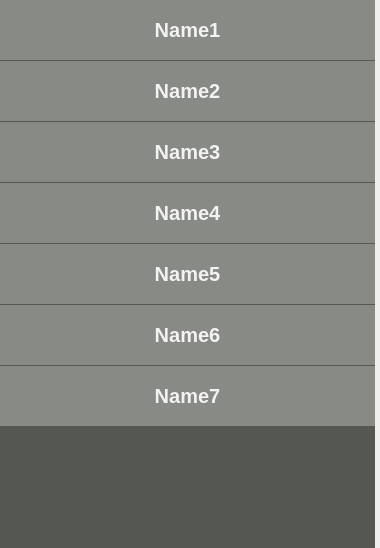
         <widget class="QWidget" name="scrollAreaWidgetContents">
          <property name="geometry">
           <rect>
            <x>0</x>
            <y>0</y>
            <width>380</width>
            <height>548</height>
           </rect>
          </property>
          <property name="minimumSize">
           <size>
            <width>380</width>
            <height>0</height>
           </size>
          </property>
          <property name="maximumSize">
           <size>
            <width>380</width>
            <height>16777215</height>
           </size>
          </property>
          <widget class="QWidget" name="user_container" native="true">
           <property name="geometry">
            <rect>
             <x>0</x>
             <y>0</y>
             <width>375</width>
             <height>550</height>
            </rect>
           </property>
           <property name="sizePolicy">
            <sizepolicy hsizetype="Expanding" vsizetype="Expanding">
             <horstretch>0</horstretch>
             <verstretch>0</verstretch>
            </sizepolicy>
           </property>
           <property name="minimumSize">
            <size>
             <width>375</width>
             <height>550</height>
            </size>
           </property>
           <property name="maximumSize">
            <size>
             <width>375</width>
             <height>10000</height>
            </size>
           </property>
           <property name="styleSheet">
            <string notr="true">background-color: rgb(85, 87, 83)</string>
           </property>
           <layout class="QVBoxLayout" name="user_layout">
            <property name="spacing">
             <number>1</number>
            </property>
            <property name="leftMargin">
             <number>0</number>
            </property>
            <property name="topMargin">
             <number>0</number>
            </property>
            <property name="rightMargin">
             <number>0</number>
            </property>
            <property name="bottomMargin">
             <number>0</number>
            </property>
            <item>
             <widget class="QWidget" name="Item_1" native="true">
              <property name="sizePolicy">
               <sizepolicy hsizetype="Fixed" vsizetype="Fixed">
                <horstretch>0</horstretch>
                <verstretch>0</verstretch>
               </sizepolicy>
              </property>
              <property name="minimumSize">
               <size>
                <width>375</width>
                <height>60</height>
               </size>
              </property>
              <property name="maximumSize">
               <size>
                <width>375</width>
                <height>60</height>
               </size>
              </property>
              <property name="styleSheet">
               <string notr="true">background-color: rgb(136, 138, 133);</string>
              </property>
              <widget class="QPushButton" name="user_button_1">
               <property name="geometry">
                <rect>
                 <x>0</x>
                 <y>0</y>
                 <width>375</width>
                 <height>60</height>
                </rect>
               </property>
               <property name="sizePolicy">
                <sizepolicy hsizetype="Fixed" vsizetype="Expanding">
                 <horstretch>40</horstretch>
                 <verstretch>40</verstretch>
                </sizepolicy>
               </property>
               <property name="minimumSize">
                <size>
                 <width>375</width>
                 <height>60</height>
                </size>
               </property>
               <property name="maximumSize">
                <size>
                 <width>375</width>
                 <height>60</height>
                </size>
               </property>
               <property name="font">
                <font>
                 <pointsize>15</pointsize>
                 <bold>true</bold>
                </font>
               </property>
               <property name="styleSheet">
                <string notr="true">color: rgb(243, 243, 243);</string>
               </property>
               <property name="text">
                <string>Name1</string>
               </property>
               <property name="iconSize">
                <size>
                 <width>32</width>
                 <height>32</height>
                </size>
               </property>
               <property name="flat">
                <bool>true</bool>
               </property>
              </widget>
              <widget class="QPushButton" name="user_icon_1">
               <property name="enabled">
                <bool>true</bool>
               </property>
               <property name="geometry">
                <rect>
                 <x>11</x>
                 <y>5</y>
                 <width>50</width>
                 <height>50</height>
                </rect>
               </property>
               <property name="sizePolicy">
                <sizepolicy hsizetype="Fixed" vsizetype="Expanding">
                 <horstretch>40</horstretch>
                 <verstretch>40</verstretch>
                </sizepolicy>
               </property>
               <property name="minimumSize">
                <size>
                 <width>50</width>
                 <height>50</height>
                </size>
               </property>
               <property name="maximumSize">
                <size>
                 <width>50</width>
                 <height>50</height>
                </size>
               </property>
               <property name="text">
                <string/>
               </property>
               <property name="icon">
                <iconset>
                 <normaloff>images/group.png</normaloff>images/group.png</iconset>
               </property>
               <property name="iconSize">
                <size>
                 <width>32</width>
                 <height>32</height>
                </size>
               </property>
               <property name="flat">
                <bool>true</bool>
               </property>
              </widget>
             </widget>
            </item>
            <item>
             <widget class="QWidget" name="Item_2" native="true">
              <property name="sizePolicy">
               <sizepolicy hsizetype="Fixed" vsizetype="Fixed">
                <horstretch>0</horstretch>
                <verstretch>0</verstretch>
               </sizepolicy>
              </property>
              <property name="minimumSize">
               <size>
                <width>375</width>
                <height>60</height>
               </size>
              </property>
              <property name="maximumSize">
               <size>
                <width>375</width>
                <height>60</height>
               </size>
              </property>
              <property name="styleSheet">
               <string notr="true">background-color: rgb(136, 138, 133);</string>
              </property>
              <widget class="QPushButton" name="user_button_2">
               <property name="geometry">
                <rect>
                 <x>0</x>
                 <y>0</y>
                 <width>375</width>
                 <height>60</height>
                </rect>
               </property>
               <property name="sizePolicy">
                <sizepolicy hsizetype="Fixed" vsizetype="Expanding">
                 <horstretch>40</horstretch>
                 <verstretch>40</verstretch>
                </sizepolicy>
               </property>
               <property name="minimumSize">
                <size>
                 <width>375</width>
                 <height>60</height>
                </size>
               </property>
               <property name="maximumSize">
                <size>
                 <width>375</width>
                 <height>60</height>
                </size>
               </property>
               <property name="font">
                <font>
                 <pointsize>15</pointsize>
                 <bold>true</bold>
                </font>
               </property>
               <property name="styleSheet">
                <string notr="true">color: rgb(243, 243, 243);</string>
               </property>
               <property name="text">
                <string>Name2</string>
               </property>
               <property name="iconSize">
                <size>
                 <width>32</width>
                 <height>32</height>
                </size>
               </property>
               <property name="flat">
                <bool>true</bool>
               </property>
              </widget>
              <widget class="QPushButton" name="user_icon_2">
               <property name="enabled">
                <bool>true</bool>
               </property>
               <property name="geometry">
                <rect>
                 <x>11</x>
                 <y>5</y>
                 <width>50</width>
                 <height>50</height>
                </rect>
               </property>
               <property name="sizePolicy">
                <sizepolicy hsizetype="Fixed" vsizetype="Expanding">
                 <horstretch>40</horstretch>
                 <verstretch>40</verstretch>
                </sizepolicy>
               </property>
               <property name="minimumSize">
                <size>
                 <width>50</width>
                 <height>50</height>
                </size>
               </property>
               <property name="maximumSize">
                <size>
                 <width>50</width>
                 <height>50</height>
                </size>
               </property>
               <property name="text">
                <string/>
               </property>
               <property name="icon">
                <iconset>
                 <normaloff>images/group.png</normaloff>images/group.png</iconset>
               </property>
               <property name="iconSize">
                <size>
                 <width>32</width>
                 <height>32</height>
                </size>
               </property>
               <property name="flat">
                <bool>true</bool>
               </property>
              </widget>
             </widget>
            </item>
            <item>
             <widget class="QWidget" name="Item_3" native="true">
              <property name="sizePolicy">
               <sizepolicy hsizetype="Fixed" vsizetype="Fixed">
                <horstretch>0</horstretch>
                <verstretch>0</verstretch>
               </sizepolicy>
              </property>
              <property name="minimumSize">
               <size>
                <width>375</width>
                <height>60</height>
               </size>
              </property>
              <property name="maximumSize">
               <size>
                <width>375</width>
                <height>60</height>
               </size>
              </property>
              <property name="styleSheet">
               <string notr="true">background-color: rgb(136, 138, 133);</string>
              </property>
              <widget class="QPushButton" name="user_button_3">
               <property name="geometry">
                <rect>
                 <x>0</x>
                 <y>0</y>
                 <width>375</width>
                 <height>60</height>
                </rect>
               </property>
               <property name="sizePolicy">
                <sizepolicy hsizetype="Fixed" vsizetype="Expanding">
                 <horstretch>40</horstretch>
                 <verstretch>40</verstretch>
                </sizepolicy>
               </property>
               <property name="minimumSize">
                <size>
                 <width>375</width>
                 <height>60</height>
                </size>
               </property>
               <property name="maximumSize">
                <size>
                 <width>375</width>
                 <height>60</height>
                </size>
               </property>
               <property name="font">
                <font>
                 <pointsize>15</pointsize>
                 <bold>true</bold>
                </font>
               </property>
               <property name="styleSheet">
                <string notr="true">color: rgb(243, 243, 243);</string>
               </property>
               <property name="text">
                <string>Name3</string>
               </property>
               <property name="iconSize">
                <size>
                 <width>32</width>
                 <height>32</height>
                </size>
               </property>
               <property name="flat">
                <bool>true</bool>
               </property>
              </widget>
              <widget class="QPushButton" name="user_icon_3">
               <property name="enabled">
                <bool>true</bool>
               </property>
               <property name="geometry">
                <rect>
                 <x>11</x>
                 <y>5</y>
                 <width>50</width>
                 <height>50</height>
                </rect>
               </property>
               <property name="sizePolicy">
                <sizepolicy hsizetype="Fixed" vsizetype="Expanding">
                 <horstretch>40</horstretch>
                 <verstretch>40</verstretch>
                </sizepolicy>
               </property>
               <property name="minimumSize">
                <size>
                 <width>50</width>
                 <height>50</height>
                </size>
               </property>
               <property name="maximumSize">
                <size>
                 <width>50</width>
                 <height>50</height>
                </size>
               </property>
               <property name="text">
                <string/>
               </property>
               <property name="icon">
                <iconset>
                 <normaloff>images/group.png</normaloff>images/group.png</iconset>
               </property>
               <property name="iconSize">
                <size>
                 <width>32</width>
                 <height>32</height>
                </size>
               </property>
               <property name="flat">
                <bool>true</bool>
               </property>
              </widget>
             </widget>
            </item>
            <item>
             <widget class="QWidget" name="Item_4" native="true">
              <property name="sizePolicy">
               <sizepolicy hsizetype="Fixed" vsizetype="Fixed">
                <horstretch>0</horstretch>
                <verstretch>0</verstretch>
               </sizepolicy>
              </property>
              <property name="minimumSize">
               <size>
                <width>375</width>
                <height>60</height>
               </size>
              </property>
              <property name="maximumSize">
               <size>
                <width>375</width>
                <height>60</height>
               </size>
              </property>
              <property name="styleSheet">
               <string notr="true">background-color: rgb(136, 138, 133);</string>
              </property>
              <widget class="QPushButton" name="user_button_4">
               <property name="geometry">
                <rect>
                 <x>0</x>
                 <y>0</y>
                 <width>375</width>
                 <height>60</height>
                </rect>
               </property>
               <property name="sizePolicy">
                <sizepolicy hsizetype="Fixed" vsizetype="Expanding">
                 <horstretch>40</horstretch>
                 <verstretch>40</verstretch>
                </sizepolicy>
               </property>
               <property name="minimumSize">
                <size>
                 <width>375</width>
                 <height>60</height>
                </size>
               </property>
               <property name="maximumSize">
                <size>
                 <width>375</width>
                 <height>60</height>
                </size>
               </property>
               <property name="font">
                <font>
                 <pointsize>15</pointsize>
                 <bold>true</bold>
                </font>
               </property>
               <property name="styleSheet">
                <string notr="true">color: rgb(243, 243, 243);</string>
               </property>
               <property name="text">
                <string>Name4</string>
               </property>
               <property name="iconSize">
                <size>
                 <width>32</width>
                 <height>32</height>
                </size>
               </property>
               <property name="flat">
                <bool>true</bool>
               </property>
              </widget>
              <widget class="QPushButton" name="user_icon_4">
               <property name="enabled">
                <bool>true</bool>
               </property>
               <property name="geometry">
                <rect>
                 <x>11</x>
                 <y>5</y>
                 <width>50</width>
                 <height>50</height>
                </rect>
               </property>
               <property name="sizePolicy">
                <sizepolicy hsizetype="Fixed" vsizetype="Expanding">
                 <horstretch>40</horstretch>
                 <verstretch>40</verstretch>
                </sizepolicy>
               </property>
               <property name="minimumSize">
                <size>
                 <width>50</width>
                 <height>50</height>
                </size>
               </property>
               <property name="maximumSize">
                <size>
                 <width>50</width>
                 <height>50</height>
                </size>
               </property>
               <property name="text">
                <string/>
               </property>
               <property name="icon">
                <iconset>
                 <normaloff>images/group.png</normaloff>images/group.png</iconset>
               </property>
               <property name="iconSize">
                <size>
                 <width>32</width>
                 <height>32</height>
                </size>
               </property>
               <property name="flat">
                <bool>true</bool>
               </property>
              </widget>
             </widget>
            </item>
            <item>
             <widget class="QWidget" name="Item_5" native="true">
              <property name="sizePolicy">
               <sizepolicy hsizetype="Fixed" vsizetype="Fixed">
                <horstretch>0</horstretch>
                <verstretch>0</verstretch>
               </sizepolicy>
              </property>
              <property name="minimumSize">
               <size>
                <width>375</width>
                <height>60</height>
               </size>
              </property>
              <property name="maximumSize">
               <size>
                <width>375</width>
                <height>60</height>
               </size>
              </property>
              <property name="styleSheet">
               <string notr="true">background-color: rgb(136, 138, 133);</string>
              </property>
              <widget class="QPushButton" name="user_button_5">
               <property name="geometry">
                <rect>
                 <x>0</x>
                 <y>0</y>
                 <width>375</width>
                 <height>60</height>
                </rect>
               </property>
               <property name="sizePolicy">
                <sizepolicy hsizetype="Fixed" vsizetype="Expanding">
                 <horstretch>40</horstretch>
                 <verstretch>40</verstretch>
                </sizepolicy>
               </property>
               <property name="minimumSize">
                <size>
                 <width>375</width>
                 <height>60</height>
                </size>
               </property>
               <property name="maximumSize">
                <size>
                 <width>375</width>
                 <height>60</height>
                </size>
               </property>
               <property name="font">
                <font>
                 <pointsize>15</pointsize>
                 <bold>true</bold>
                </font>
               </property>
               <property name="styleSheet">
                <string notr="true">color: rgb(243, 243, 243);</string>
               </property>
               <property name="text">
                <string>Name5</string>
               </property>
               <property name="iconSize">
                <size>
                 <width>32</width>
                 <height>32</height>
                </size>
               </property>
               <property name="flat">
                <bool>true</bool>
               </property>
              </widget>
              <widget class="QPushButton" name="user_icon_5">
               <property name="enabled">
                <bool>true</bool>
               </property>
               <property name="geometry">
                <rect>
                 <x>11</x>
                 <y>5</y>
                 <width>50</width>
                 <height>50</height>
                </rect>
               </property>
               <property name="sizePolicy">
                <sizepolicy hsizetype="Fixed" vsizetype="Expanding">
                 <horstretch>40</horstretch>
                 <verstretch>40</verstretch>
                </sizepolicy>
               </property>
               <property name="minimumSize">
                <size>
                 <width>50</width>
                 <height>50</height>
                </size>
               </property>
               <property name="maximumSize">
                <size>
                 <width>50</width>
                 <height>50</height>
                </size>
               </property>
               <property name="text">
                <string/>
               </property>
               <property name="icon">
                <iconset>
                 <normaloff>images/group.png</normaloff>images/group.png</iconset>
               </property>
               <property name="iconSize">
                <size>
                 <width>32</width>
                 <height>32</height>
                </size>
               </property>
               <property name="flat">
                <bool>true</bool>
               </property>
              </widget>
             </widget>
            </item>
            <item>
             <widget class="QWidget" name="Item_6" native="true">
              <property name="sizePolicy">
               <sizepolicy hsizetype="Fixed" vsizetype="Fixed">
                <horstretch>0</horstretch>
                <verstretch>0</verstretch>
               </sizepolicy>
              </property>
              <property name="minimumSize">
               <size>
                <width>375</width>
                <height>60</height>
               </size>
              </property>
              <property name="maximumSize">
               <size>
                <width>375</width>
                <height>60</height>
               </size>
              </property>
              <property name="styleSheet">
               <string notr="true">background-color: rgb(136, 138, 133);</string>
              </property>
              <widget class="QPushButton" name="user_button_6">
               <property name="geometry">
                <rect>
                 <x>0</x>
                 <y>0</y>
                 <width>375</width>
                 <height>60</height>
                </rect>
               </property>
               <property name="sizePolicy">
                <sizepolicy hsizetype="Fixed" vsizetype="Expanding">
                 <horstretch>40</horstretch>
                 <verstretch>40</verstretch>
                </sizepolicy>
               </property>
               <property name="minimumSize">
                <size>
                 <width>375</width>
                 <height>60</height>
                </size>
               </property>
               <property name="maximumSize">
                <size>
                 <width>375</width>
                 <height>60</height>
                </size>
               </property>
               <property name="font">
                <font>
                 <pointsize>15</pointsize>
                 <bold>true</bold>
                </font>
               </property>
               <property name="styleSheet">
                <string notr="true">color: rgb(243, 243, 243);</string>
               </property>
               <property name="text">
                <string>Name6</string>
               </property>
               <property name="iconSize">
                <size>
                 <width>32</width>
                 <height>32</height>
                </size>
               </property>
               <property name="flat">
                <bool>true</bool>
               </property>
              </widget>
              <widget class="QPushButton" name="user_icon_6">
               <property name="enabled">
                <bool>true</bool>
               </property>
               <property name="geometry">
                <rect>
                 <x>11</x>
                 <y>5</y>
                 <width>50</width>
                 <height>50</height>
                </rect>
               </property>
               <property name="sizePolicy">
                <sizepolicy hsizetype="Fixed" vsizetype="Expanding">
                 <horstretch>40</horstretch>
                 <verstretch>40</verstretch>
                </sizepolicy>
               </property>
               <property name="minimumSize">
                <size>
                 <width>50</width>
                 <height>50</height>
                </size>
               </property>
               <property name="maximumSize">
                <size>
                 <width>50</width>
                 <height>50</height>
                </size>
               </property>
               <property name="text">
                <string/>
               </property>
               <property name="icon">
                <iconset>
                 <normaloff>images/group.png</normaloff>images/group.png</iconset>
               </property>
               <property name="iconSize">
                <size>
                 <width>32</width>
                 <height>32</height>
                </size>
               </property>
               <property name="flat">
                <bool>true</bool>
               </property>
              </widget>
             </widget>
            </item>
            <item>
             <widget class="QWidget" name="Item_7" native="true">
              <property name="sizePolicy">
               <sizepolicy hsizetype="Fixed" vsizetype="Fixed">
                <horstretch>0</horstretch>
                <verstretch>0</verstretch>
               </sizepolicy>
              </property>
              <property name="minimumSize">
               <size>
                <width>375</width>
                <height>60</height>
               </size>
              </property>
              <property name="maximumSize">
               <size>
                <width>375</width>
                <height>60</height>
               </size>
              </property>
              <property name="styleSheet">
               <string notr="true">background-color: rgb(136, 138, 133);</string>
              </property>
              <widget class="QPushButton" name="user_button_7">
               <property name="geometry">
                <rect>
                 <x>0</x>
                 <y>0</y>
                 <width>375</width>
                 <height>60</height>
                </rect>
               </property>
               <property name="sizePolicy">
                <sizepolicy hsizetype="Fixed" vsizetype="Expanding">
                 <horstretch>40</horstretch>
                 <verstretch>40</verstretch>
                </sizepolicy>
               </property>
               <property name="minimumSize">
                <size>
                 <width>375</width>
                 <height>60</height>
                </size>
               </property>
               <property name="maximumSize">
                <size>
                 <width>375</width>
                 <height>60</height>
                </size>
               </property>
               <property name="font">
                <font>
                 <pointsize>15</pointsize>
                 <bold>true</bold>
                </font>
               </property>
               <property name="styleSheet">
                <string notr="true">color: rgb(243, 243, 243);</string>
               </property>
               <property name="text">
                <string>Name7</string>
               </property>
               <property name="iconSize">
                <size>
                 <width>32</width>
                 <height>32</height>
                </size>
               </property>
               <property name="flat">
                <bool>true</bool>
               </property>
              </widget>
              <widget class="QPushButton" name="user_icon_7">
               <property name="enabled">
                <bool>true</bool>
               </property>
               <property name="geometry">
                <rect>
                 <x>11</x>
                 <y>5</y>
                 <width>50</width>
                 <height>50</height>
                </rect>
               </property>
               <property name="sizePolicy">
                <sizepolicy hsizetype="Fixed" vsizetype="Expanding">
                 <horstretch>40</horstretch>
                 <verstretch>40</verstretch>
                </sizepolicy>
               </property>
               <property name="minimumSize">
                <size>
                 <width>50</width>
                 <height>50</height>
                </size>
               </property>
               <property name="maximumSize">
                <size>
                 <width>50</width>
                 <height>50</height>
                </size>
               </property>
               <property name="text">
                <string/>
               </property>
               <property name="icon">
                <iconset>
                 <normaloff>images/group.png</normaloff>images/group.png</iconset>
               </property>
               <property name="iconSize">
                <size>
                 <width>32</width>
                 <height>32</height>
                </size>
               </property>
               <property name="flat">
                <bool>true</bool>
               </property>
              </widget>
             </widget>
            </item>
            <item>
             <spacer name="verticalSpacer">
              <property name="orientation">
               <enum>Qt::Vertical</enum>
              </property>
              <property name="sizeHint" stdset="0">
               <size>
                <width>20</width>
                <height>40</height>
               </size>
              </property>
             </spacer>
            </item>
           </layout>
          </widget>
         </widget>
